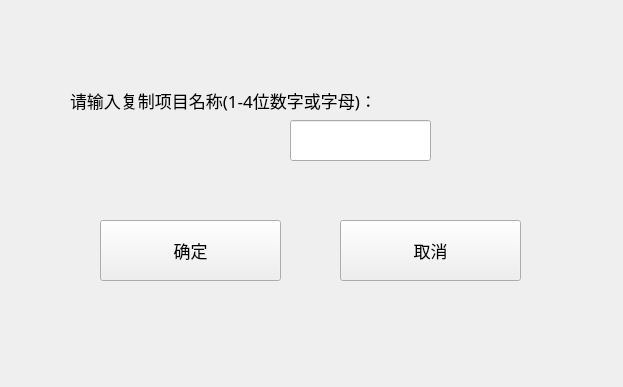
<?xml version="1.0" encoding="UTF-8"?>
<ui version="4.0">
 <class>CopyProjectDialog</class>
 <widget class="QDialog" name="CopyProjectDialog">
  <property name="geometry">
   <rect>
    <x>0</x>
    <y>0</y>
    <width>623</width>
    <height>387</height>
   </rect>
  </property>
  <property name="windowTitle">
   <string>Dialog</string>
  </property>
  <widget class="QPushButton" name="btnCancel">
   <property name="geometry">
    <rect>
     <x>340</x>
     <y>220</y>
     <width>181</width>
     <height>61</height>
    </rect>
   </property>
   <property name="font">
    <font>
     <family>苹方 粗体</family>
     <pointsize>13</pointsize>
     <weight>50</weight>
     <bold>false</bold>
     <stylestrategy>PreferDefault</stylestrategy>
    </font>
   </property>
   <property name="focusPolicy">
    <enum>Qt::NoFocus</enum>
   </property>
   <property name="styleSheet">
    <string notr="true"/>
   </property>
   <property name="text">
    <string>取消</string>
   </property>
   <property name="iconSize">
    <size>
     <width>37</width>
     <height>32</height>
    </size>
   </property>
   <property name="checkable">
    <bool>false</bool>
   </property>
   <property name="checked">
    <bool>false</bool>
   </property>
   <property name="autoExclusive">
    <bool>false</bool>
   </property>
  </widget>
  <widget class="QLabel" name="project_label">
   <property name="geometry">
    <rect>
     <x>200</x>
     <y>127</y>
     <width>81</width>
     <height>31</height>
    </rect>
   </property>
   <property name="text">
    <string/>
   </property>
  </widget>
  <widget class="QPushButton" name="btnSave">
   <property name="geometry">
    <rect>
     <x>100</x>
     <y>220</y>
     <width>181</width>
     <height>61</height>
    </rect>
   </property>
   <property name="font">
    <font>
     <family>苹方 粗体</family>
     <pointsize>13</pointsize>
     <weight>50</weight>
     <bold>false</bold>
     <stylestrategy>PreferDefault</stylestrategy>
    </font>
   </property>
   <property name="focusPolicy">
    <enum>Qt::NoFocus</enum>
   </property>
   <property name="styleSheet">
    <string notr="true"/>
   </property>
   <property name="text">
    <string>确定</string>
   </property>
   <property name="iconSize">
    <size>
     <width>37</width>
     <height>32</height>
    </size>
   </property>
   <property name="checkable">
    <bool>false</bool>
   </property>
   <property name="checked">
    <bool>false</bool>
   </property>
   <property name="autoExclusive">
    <bool>false</bool>
   </property>
  </widget>
  <widget class="QLineEdit" name="lineEdit">
   <property name="geometry">
    <rect>
     <x>290</x>
     <y>120</y>
     <width>141</width>
     <height>41</height>
    </rect>
   </property>
  </widget>
  <widget class="QLabel" name="label_3">
   <property name="geometry">
    <rect>
     <x>70</x>
     <y>90</y>
     <width>321</width>
     <height>21</height>
    </rect>
   </property>
   <property name="font">
    <font>
     <family>苹方 粗体</family>
     <pointsize>13</pointsize>
    </font>
   </property>
   <property name="text">
    <string>请输入复制项目名称(1-4位数字或字母)：</string>
   </property>
  </widget>
 </widget>
 <resources/>
 <connections/>
</ui>
